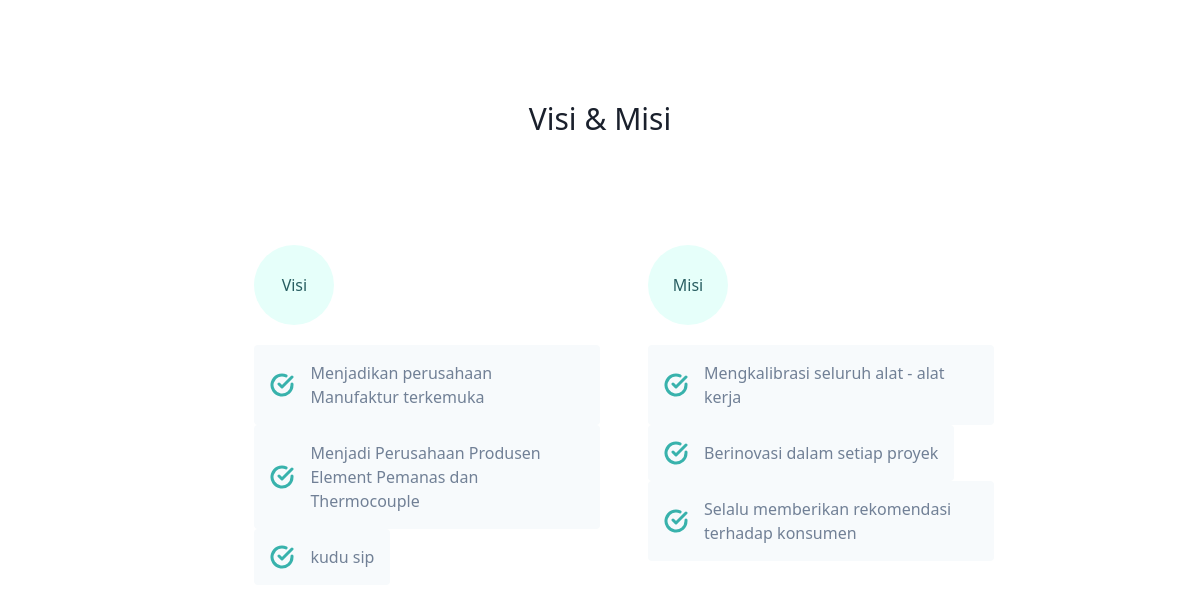
Page /visimisi.php on the earlier database version.
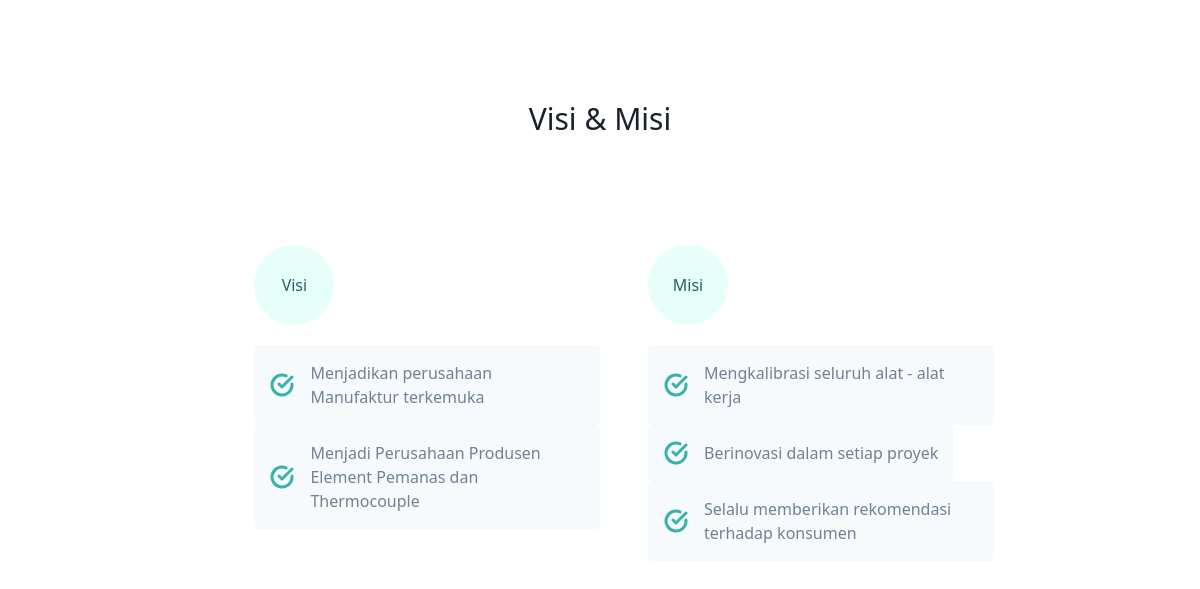
Same page on the later database version.
### tables this page shows
CREATE TABLE `visi` (
  `id` int(11) NOT NULL,
  `visi` longtext NOT NULL
);

CREATE TABLE `misi` (
  `id` int(11) NOT NULL,
  `misi` longtext NOT NULL
);

### visimisi.php (the view, shortened to what this page needs)
<link href="https://unpkg.com/tailwindcss@^1.0/dist/tailwind.min.css" rel="stylesheet">
<?php
include('includes/config.php');
?>
<section class="text-gray-600 body-font">
    <div class="container px-5 py-24 mx-auto">
        <div class="text-center mb-20">
            <h1 class="sm:text-3xl text-2xl font-medium text-center title-font text-gray-900 mb-4">Visi & Misi</h1>
        </div>
        <div class="flex flex-wrap lg:w-4/5 sm:mx-auto sm:mb-2 -mx-2">
            <div class="flex flex-col flex-wrap lg:py-6 -mb-10 lg:w-1/2 lg:pl-12 lg:text-left text-center">
                <div class="flex flex-col mb-10 lg:items-start items-center">
                    <div class="w-20 h-20 inline-flex items-center justify-center rounded-full bg-teal-100 text-teal-800 mb-5">
                        <h1>Visi</h1>
                    </div>
                    <?php
                    $sql = "SELECT * from visi";
                    $query1 = mysqli_query($koneksidb, $sql);
                    if (mysqli_num_rows($query1) > 0) {
                        while ($result = mysqli_fetch_array($query1)) {
                    ?>
                            <div class="flex-grow">
                                <div class="bg-gray-100 rounded flex p-4 h-full items-center">
                                    <svg fill="none" stroke="currentColor" stroke-linecap="round" stroke-linejoin="round" stroke-width="3" class="text-teal-500 w-6 h-6 flex-shrink-0 mr-4" viewBox="0 0 24 24">
                                        <path d="M22 11.08V12a10 10 0 11-5.93-9.14"></path>
                                        <path d="M22 4L12 14.01l-3-3"></path>
                                    </svg>
                                    <span class="title-font font-medium"><?php echo htmlentities($result['visi']); ?></span>
                                </div>
                            </div>
                    <?php }
                    }
                    ?>
                </div>
            </div>
            <div class="flex flex-col flex-wrap lg:py-6 -mb-10 lg:w-1/2 lg:pl-12 lg:text-left text-center">
                <div class="flex flex-col mb-10 lg:items-start items-center">
                    <div class="w-20 h-20 inline-flex items-center justify-center rounded-full bg-teal-100 text-teal-800 mb-5">
                        <h1>Misi</h1>
                    </div>
                    <?php
                    $sql = "SELECT * from misi";
                    $query1 = mysqli_query($koneksidb, $sql);
                    if (mysqli_num_rows($query1) > 0) {
                        while ($result = mysqli_fetch_array($query1)) {
                    ?>
                            <div class="flex-grow">
                                <div class="bg-gray-100 rounded flex p-4 h-full items-center">
                                    <svg fill="none" stroke="currentColor" stroke-linecap="round" stroke-linejoin="round" stroke-width="3" class="text-teal-500 w-6 h-6 flex-shrink-0 mr-4" viewBox="0 0 24 24">
                                        <path d="M22 11.08V12a10 10 0 11-5.93-9.14"></path>
                                        <path d="M22 4L12 14.01l-3-3"></path>
                                    </svg>
                                    <span class="title-font font-medium"><?php echo htmlentities($result['misi']); ?></span>
                                </div>
                            </div>
                    <?php }
                    }
                    ?>
                </div>
            </div>
        </div>
    </div>
</section>

Differences in the rows shown:
removed visi: visi "kudu sip"
